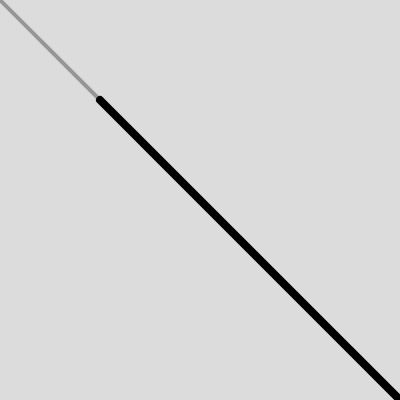
Frame 1 (no input)
Frame 60 (no input): identical to frame 1, image omitted
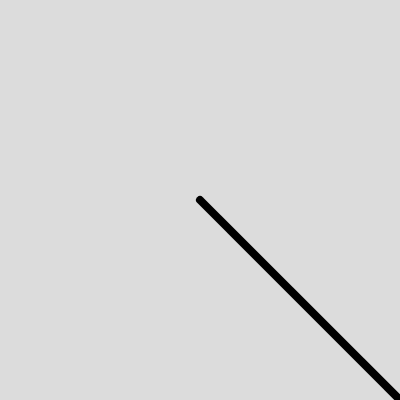
Frame 120 (the mouse pressed at the canvas centre since frame 60)

The p5.js sketch that drew these frames (run headless with seeded random() and noise() and a simulated clock; from frame 60 on, the mouse is pressed at the canvas centre):

// p5.js sketch
// ── sketch.js
function setup() {
  createCanvas(400, 400);
}

function draw() {
  background(220);
  const SCALAR = 0.5

  let mouse = createVector(mouseX, mouseY)
  let center = createVector(width / 2, height / 2)
  mouse.sub(center)
  
  stroke(150)
  strokeWeight(4)
  translate(center.x, center.y)
  line(0, 0, mouse.x, mouse.y)

  mouse.mult(SCALAR)
  stroke(0)
  strokeWeight(8)
  line(width / 2, height / 2, mouse.x, mouse.y)

  
}
